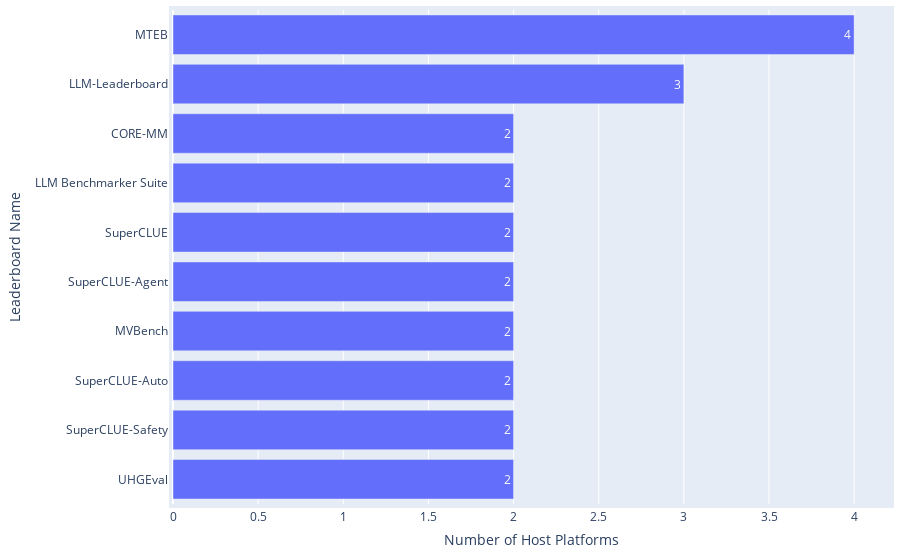

Notebook cell for this chart:
### Code cell
df = pd.read_csv(path_rq1 / 'leaderboard_processed.csv')

statistics = {
    'Distribution|Property': 'Host Platforms across Leaderboards',
    'Mean': np.mean(df['#Host platform']),
    'Median': np.median(df['#Host platform']),
    'Mode': stats.mode(df['#Host platform'])[0],
    'Standard Deviation': np.std(df['#Host platform']),
}
df_statistics = pd.read_csv(path_rq1 / 'leaderboard_statistics.csv')
df_statistics = pd.concat([df_statistics, pd.DataFrame([statistics])], ignore_index=True)
df_statistics.drop_duplicates(subset=['Distribution|Property'], keep='last', inplace=True)
df_statistics.sort_values(by='Distribution|Property', inplace=True)
df_statistics.to_csv(path_rq1 / 'leaderboard_statistics.csv', index=False)

df_top = df.drop_duplicates(subset=['Leaderboard name']).sort_values(by='#Host platform', ascending=False).head(10)
print(f"{df_top['Leaderboard name'].iloc[0]} is hosted by the highest number of platforms up to {int(df_top['#Host platform'].iloc[0])}.")

fig = go.Figure(go.Bar(
        x=df_top['#Host platform'],  # Values for the bar lengths
        y=df_top['Leaderboard name'],  # Categories for each bar
        orientation='h',  # Sets the bars to be horizontal
        text=df_top['#Host platform'],  # Adds the values as text on each bar
        textposition='auto'  # Automatically positions the text on the bars
))
fig.update_layout(
        xaxis_title='Number of Host Platforms',
        yaxis_title='Leaderboard Name',
        yaxis_autorange='reversed'  # This line makes the bars go top-down
)
# Update the layout for a tighter look
fig.update_layout(
    autosize=True,
    margin=dict(
        l=10,  # Left margin
        r=10,  # Right margin
        b=10,  # Bottom margin
        t=10,  # Top margin
        pad=4  # Padding between the plot and the margin
    )
)
fig.show()

### Figure 1 — Plotly figure (JSON) as saved in the notebook; plotly's stock layout.template omitted (floating-point values rounded to 4 significant figures)
{"data": [{"orientation": "h", "text": [4, 3, 2, 2, 2, 2, 2, 2, 2, 2], "textposition": "auto", "type": "bar", "x": [4, 3, 2, 2, 2, 2, 2, 2, 2, 2], "y": ["MTEB", "LLM-Leaderboard", "CORE-MM", "LLM Benchmarker Suite", "SuperCLUE", "SuperCLUE-Agent", "MVBench", "SuperCLUE-Auto", "SuperCLUE-Safety", "UHGEval"]}], "layout": {"autosize": true, "margin": {"b": 10, "l": 10, "pad": 4, "r": 10, "t": 10}, "xaxis": {"title": {"text": "Number of Host Platforms"}}, "yaxis": {"autorange": "reversed", "title": {"text": "Leaderboard Name"}}}}
